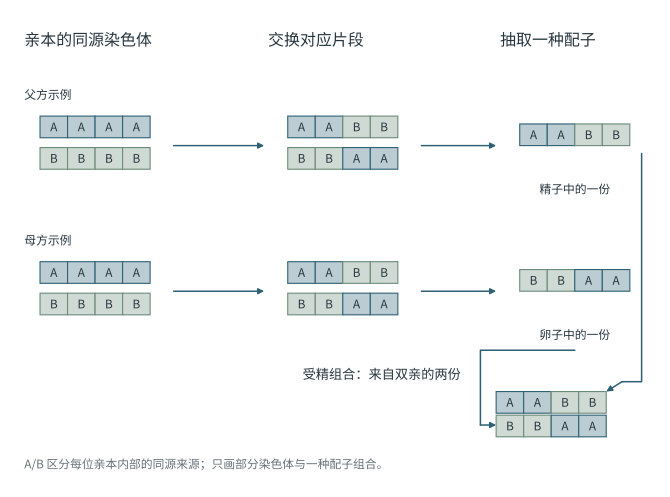

This figure's Python source:
"""F04: recombination_and_gametes. Coordinates in mm; all objects remain editable."""
from pathlib import Path
import sys
ROOT = Path(__file__).resolve().parents[1]
sys.path.insert(0, str(ROOT))
from shared_shapes import Drawing
from production_utils import export_figure
OUT = Path(__file__).resolve().parent

def chromosome(c,name,x,y,colors):
    for i,color in enumerate(colors):
        c.rect(f"{name}.{i}",(x+7*i,y),7,5.5,color=color,weight=.32,radius=0)
        c.text(f"{name}.origin.{i}","A" if color=="primary" else "B",(x+7*i+3.5,y+2.75),size=8.5)

def build_figure():
    c=Drawing("F04",126)
    for x,title in [(6,"亲本的同源染色体"),(68,"交换对应片段"),(127,"抽取一种配子")]:
        c.heading("heading."+str(x),title,(x,116))
    for k,(y,title) in enumerate([(91,"父方示例"),(54,"母方示例")]):
        c.text(f"parent.{k}",title,(6,y+11),ha="left",size=8.5)
        chromosome(c,f"pair.{k}.a",10,y,['primary']*4)
        chromosome(c,f"pair.{k}.b",10,y-8,['secondary']*4)
        c.edge(f"exchange.{k}",(44,y-2),(67,y-2),kind="process")
        chromosome(c,f"recombined.{k}.a",73,y,['primary']*2+['secondary']*2)
        chromosome(c,f"recombined.{k}.b",73,y-8,['secondary']*2+['primary']*2)
        c.edge(f"gamete.{k}",(107,y-2),(126,y-2),kind="process")
        chromosome(c,f"selected.{k}",132,y-2,['primary']*2+['secondary']*2 if k==0 else ['secondary']*2+['primary']*2)
    c.text("sperm","精子中的一份",(146,78),size=8.5)
    c.text("egg","卵子中的一份",(146,41),size=8.5)
    c.line("combine.sperm.route",[(163,87),(163,29),(158,29)])
    c.edge("combine.sperm",(158,29),(154,26.5),kind="process")
    c.line("combine.egg.route",[(146,37),(122,37),(122,18)])
    c.edge("combine.egg",(122,18),(126,18),kind="process")
    chromosome(c,"zygote.p",126,21,['primary']*2+['secondary']*2)
    chromosome(c,"zygote.m",126,15,['secondary']*2+['primary']*2)
    c.text("zygote.label","受精组合：来自双亲的两份",(117,31),ha="right",size=9.5)
    c.note("A/B 区分每位亲本内部的同源来源；只画部分染色体与一种配子组合。",y=8)
    return c.result()


def main():
    result=build_figure()
    fig=result.figure
    fig.savefig(OUT / "F04_recombination_and_gametes.pdf", metadata={"CreationDate":None,"ModDate":None})
    return export_figure(result,ROOT,OUT / "F04_recombination_and_gametes.pdf")

if __name__=="__main__":
    main()
